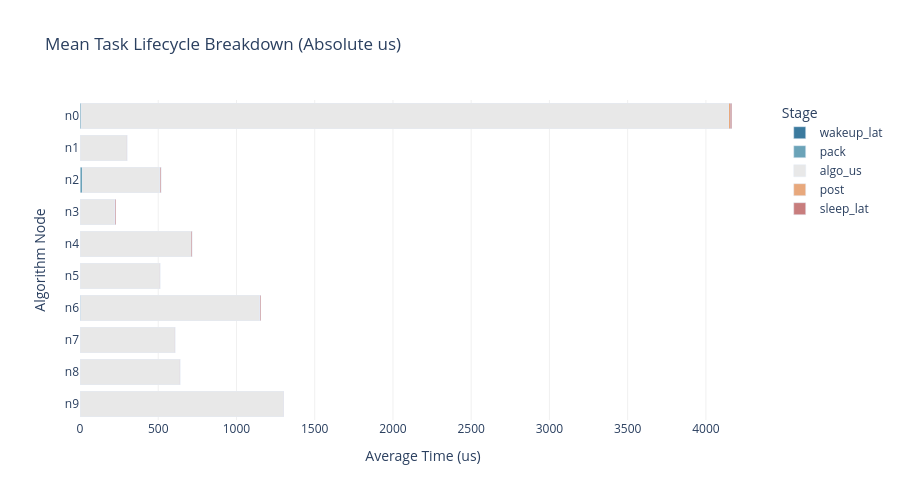
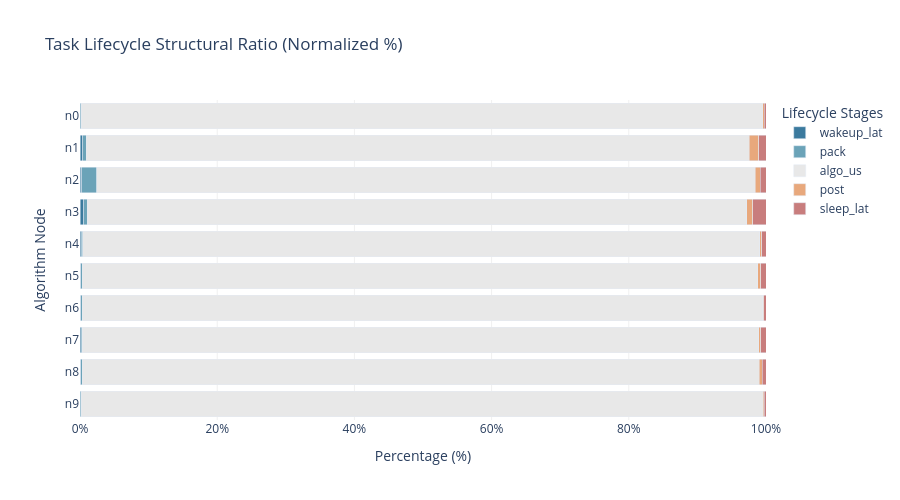

Notebook code cell kept with these figures, in order:
### Code cell
# 调用
draw_px_accordion_enhanced_us(fins_analysis_df)

### Figure 1 — Plotly figure (JSON) as saved in the notebook; plotly's stock layout.template omitted (floating-point values rounded to 4 significant figures)
{"data": [{"hovertemplate": "Stage=wakeup_lat<br>Time Duration (us)=%{x}<br>Algorithm Node=%{y}<extra></extra>", "legendgroup": "wakeup_lat", "marker": {"color": "#3B7A9E", "pattern": {"shape": ""}}, "name": "wakeup_lat", "orientation": "h", "showlegend": true, "textposition": "auto", "type": "bar", "x": [0.9, 0.65, 0.9, 1.4, 0.65, 1.3, 1.25, 1.5, 1.25, 2.143], "xaxis": "x", "y": ["n9", "n8", "n7", "n6", "n5", "n4", "n3", "n2", "n1", "n0"], "yaxis": "y"}, {"hovertemplate": "Stage=pack<br>Time Duration (us)=%{x}<br>Algorithm Node=%{y}<extra></extra>", "legendgroup": "pack", "marker": {"color": "#6BA3B8", "pattern": {"shape": ""}}, "name": "pack", "orientation": "h", "showlegend": true, "textposition": "auto", "type": "bar", "x": [1.9, 1.55, 1.15, 2.1, 1.1, 1.35, 1.1, 11.3, 1.45, 4.429], "xaxis": "x", "y": ["n9", "n8", "n7", "n6", "n5", "n4", "n3", "n2", "n1", "n0"], "yaxis": "y"}, {"hovertemplate": "Stage=algo_us<br>Time Duration (us)=%{x}<br>Algorithm Node=%{y}<extra></extra>", "legendgroup": "algo_us", "marker": {"color": "#E8E8E8", "pattern": {"shape": ""}}, "name": "algo_us", "orientation": "h", "showlegend": true, "textposition": "auto", "type": "bar", "x": [1296.0, 631.5, 601.5, 1144.0, 504.4, 707.5, 219.2, 497.0, 292.5, 4138.0], "xaxis": "x", "y": ["n9", "n8", "n7", "n6", "n5", "n4", "n3", "n2", "n1", "n0"], "yaxis": "y"}, {"hovertemplate": "Stage=post<br>Time Duration (us)=%{x}<br>Algorithm Node=%{y}<extra></extra>", "legendgroup": "post", "marker": {"color": "#E8A87C", "pattern": {"shape": ""}}, "name": "post", "orientation": "h", "showlegend": true, "textposition": "auto", "type": "bar", "x": [2.25, 2.8, 1.85, 1.85, 2.3, 1.85, 2.0, 3.45, 4.15, 10.14], "xaxis": "x", "y": ["n9", "n8", "n7", "n6", "n5", "n4", "n3", "n2", "n1", "n0"], "yaxis": "y"}, {"hovertemplate": "Stage=sleep_lat<br>Time Duration (us)=%{x}<br>Algorithm Node=%{y}<extra></extra>", "legendgroup": "sleep_lat", "marker": {"color": "#C87D7D", "pattern": {"shape": ""}}, "name": "sleep_lat", "orientation": "h", "showlegend": true, "textposition": "auto", "type": "bar", "x": [3.0, 3.4, 4.5, 3.95, 3.95, 4.65, 4.35, 4.5, 3.2, 9.762], "xaxis": "x", "y": ["n9", "n8", "n7", "n6", "n5", "n4", "n3", "n2", "n1", "n0"], "yaxis": "y"}], "layout": {"barmode": "stack", "height": 500, "legend": {"title": {"text": "Stage"}, "tracegroupgap": 0}, "plot_bgcolor": "white", "title": {"text": "Mean Task Lifecycle Breakdown (Absolute us)"}, "xaxis": {"anchor": "y", "domain": [0, 1], "gridcolor": "#F0F0F0", "title": {"text": "Average Time (us)"}}, "yaxis": {"anchor": "x", "domain": [0, 1], "title": {"text": "Algorithm Node"}}}}

### Figure 2 — Plotly figure (JSON) as saved in the notebook; plotly's stock layout.template omitted (floating-point values rounded to 4 significant figures)
{"data": [{"hovertemplate": "Stage=wakeup_lat<br>Composition Ratio (%)=%{x}<br>Algorithm Node=%{y}<extra></extra>", "legendgroup": "wakeup_lat", "marker": {"color": "#3B7A9E", "pattern": {"shape": ""}}, "name": "wakeup_lat", "orientation": "h", "showlegend": true, "textposition": "auto", "type": "bar", "x": [0.06903, 0.1016, 0.1476, 0.1213, 0.1268, 0.1814, 0.5486, 0.2897, 0.4132, 0.05145], "xaxis": "x", "y": ["n9", "n8", "n7", "n6", "n5", "n4", "n3", "n2", "n1", "n0"], "yaxis": "y"}, {"hovertemplate": "Stage=pack<br>Composition Ratio (%)=%{x}<br>Algorithm Node=%{y}<extra></extra>", "legendgroup": "pack", "marker": {"color": "#6BA3B8", "pattern": {"shape": ""}}, "name": "pack", "orientation": "h", "showlegend": true, "textposition": "auto", "type": "bar", "x": [0.1457, 0.2422, 0.1886, 0.182, 0.2147, 0.1884, 0.4828, 2.183, 0.4793, 0.1063], "xaxis": "x", "y": ["n9", "n8", "n7", "n6", "n5", "n4", "n3", "n2", "n1", "n0"], "yaxis": "y"}, {"hovertemplate": "Stage=algo_us<br>Composition Ratio (%)=%{x}<br>Algorithm Node=%{y}<extra></extra>", "legendgroup": "algo_us", "marker": {"color": "#E8E8E8", "pattern": {"shape": ""}}, "name": "algo_us", "orientation": "h", "showlegend": true, "textposition": "auto", "type": "bar", "x": [99.38, 98.69, 98.62, 99.19, 98.44, 98.72, 96.18, 95.99, 96.68, 99.36], "xaxis": "x", "y": ["n9", "n8", "n7", "n6", "n5", "n4", "n3", "n2", "n1", "n0"], "yaxis": "y"}, {"hovertemplate": "Stage=post<br>Composition Ratio (%)=%{x}<br>Algorithm Node=%{y}<extra></extra>", "legendgroup": "post", "marker": {"color": "#E8A87C", "pattern": {"shape": ""}}, "name": "post", "orientation": "h", "showlegend": true, "textposition": "auto", "type": "bar", "x": [0.1726, 0.4375, 0.3033, 0.1603, 0.4488, 0.2581, 0.8778, 0.6663, 1.372, 0.2435], "xaxis": "x", "y": ["n9", "n8", "n7", "n6", "n5", "n4", "n3", "n2", "n1", "n0"], "yaxis": "y"}, {"hovertemplate": "Stage=sleep_lat<br>Composition Ratio (%)=%{x}<br>Algorithm Node=%{y}<extra></extra>", "legendgroup": "sleep_lat", "marker": {"color": "#C87D7D", "pattern": {"shape": ""}}, "name": "sleep_lat", "orientation": "h", "showlegend": true, "textposition": "auto", "type": "bar", "x": [0.2301, 0.5313, 0.7378, 0.3423, 0.7708, 0.6488, 1.909, 0.8691, 1.058, 0.2344], "xaxis": "x", "y": ["n9", "n8", "n7", "n6", "n5", "n4", "n3", "n2", "n1", "n0"], "yaxis": "y"}], "layout": {"barmode": "stack", "height": 500, "legend": {"title": {"text": "Lifecycle Stages"}, "tracegroupgap": 0}, "plot_bgcolor": "white", "title": {"text": "Task Lifecycle Structural Ratio (Normalized %)"}, "xaxis": {"anchor": "y", "domain": [0, 1], "gridcolor": "#F0F0F0", "range": [0, 100], "ticksuffix": "%", "title": {"text": "Percentage (%)"}}, "yaxis": {"anchor": "x", "domain": [0, 1], "title": {"text": "Algorithm Node"}}}}
